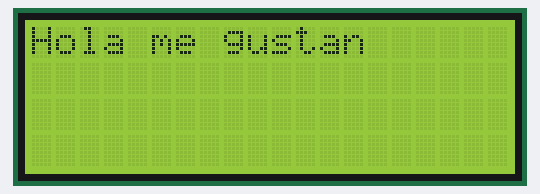
This sketch was run on a simulated Arduino Uno, built with avr-gcc and run on an emulated ATmega328P. On the bench: 20×4 character LCD.

Above: at 0.1 s.
At 1.1 s:
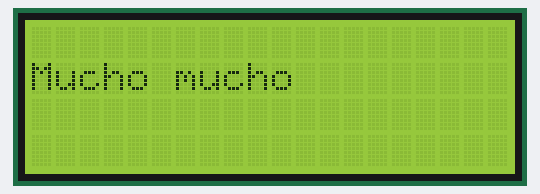
At 2.2 s:
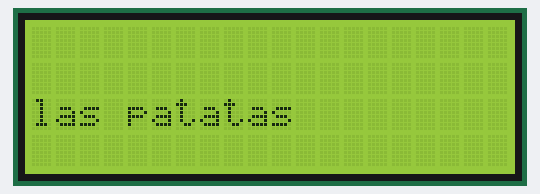

The sketch:

sketch_may19c.ino
```cpp
#include <LiquidCrystal_I2C.h>

// set the LCD number of columns and rows
int lcdColumns = 20;
int lcdRows = 4;

// set LCD address, number of columns and rows
// if you don't know your display address, run an I2C scanner sketch
LiquidCrystal_I2C lcd(0x27, lcdColumns, lcdRows);

void setup(){
  // initialize LCD
  lcd.init();
  // turn on LCD backlight
  lcd.backlight();
}

void loop(){
  // set cursor to first column, first row
  lcd.setCursor(0, 0);
  // print message
  lcd.print("Hola me gustan");
  delay(1000);
  // clears the display to print new message
  lcd.clear();
  // set cursor to first column, second row
  lcd.setCursor(0,1);
  lcd.print("Mucho mucho");
  delay(1000);
  lcd.clear();
   lcd.setCursor(0,2);
  lcd.print("las patatas");
  delay(1000);
  lcd.clear();
}
```

Measured:
- by itself, everything shown: repeats every 3.0 s, in 4 steps
- what the display in image 1 shows lasts 1.0 s, from 1.1 s to 2.1 s
